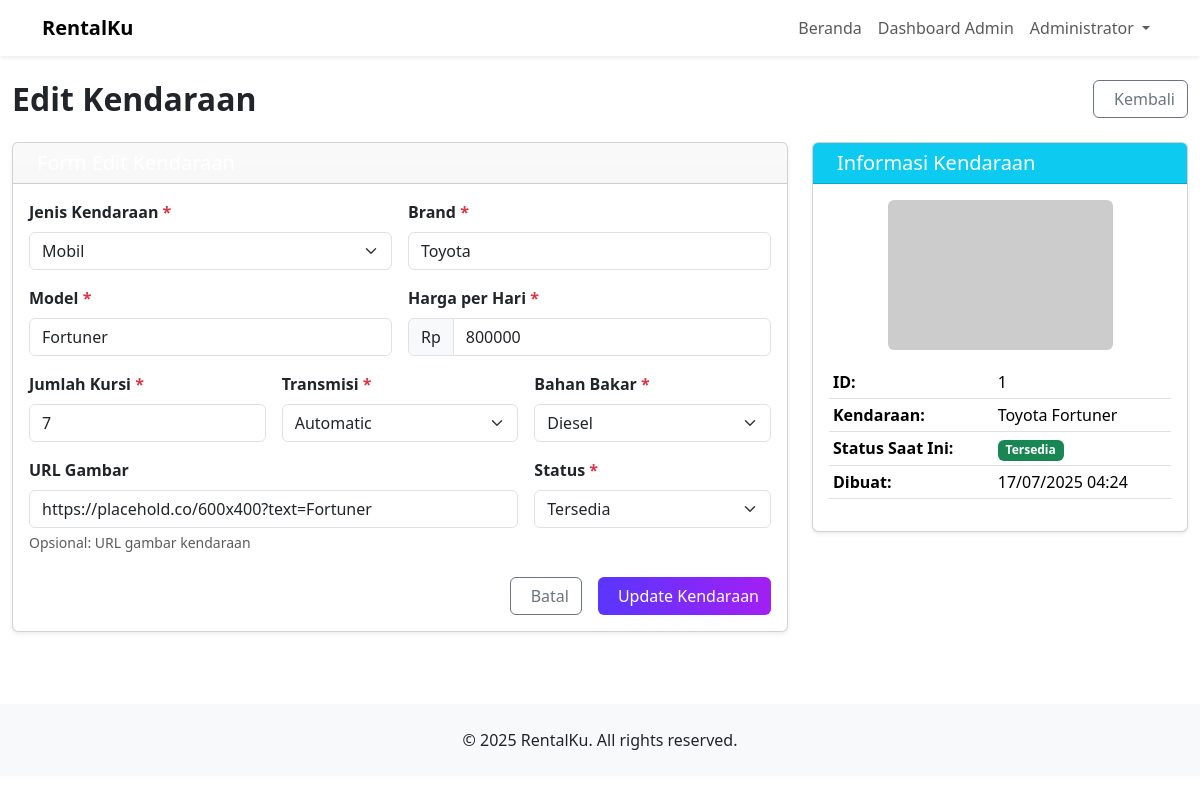
The page /src/admin/vehicles/edit.php?id=1 (signed in) on the database its author committed.
### tables this page shows
CREATE TABLE vehicles (
    id            INT UNSIGNED AUTO_INCREMENT PRIMARY KEY,
    brand         VARCHAR(100) NOT NULL,
    model         VARCHAR(100) NOT NULL,
    type_id       INT UNSIGNED NOT NULL,
    price_per_day INT UNSIGNED NOT NULL,
    seats         TINYINT      NOT NULL DEFAULT 1,
    transmission  ENUM('Manual','Automatic') DEFAULT 'Manual',
    fuel          ENUM('Bensin','Diesel','Listrik') DEFAULT 'Bensin',
    image         VARCHAR(255),
    status        ENUM('Tersedia','Disewa','Servis') DEFAULT 'Tersedia',
    created_at    TIMESTAMP DEFAULT CURRENT_TIMESTAMP,
    CONSTRAINT fk_vehicle_type
      FOREIGN KEY (type_id) REFERENCES vehicle_types(id)
);

CREATE TABLE vehicle_types (
    id        INT UNSIGNED AUTO_INCREMENT PRIMARY KEY,
    type_name VARCHAR(50) NOT NULL UNIQUE
);

### src/admin/vehicles/edit.php (the view, shortened to what this page needs)
<?php
require_once __DIR__.'/../../includes/db.php';
$id = intval($_GET['id'] ?? 0);
$stmt = $pdo->prepare("SELECT * FROM vehicles WHERE id = ?");
$stmt->execute([$id]);
$data = $stmt->fetch();
$types = $pdo->query("SELECT * FROM vehicle_types ORDER BY type_name")->fetchAll();
include_once __DIR__.'/../../includes/header.php';
?>
<div class="container-fluid py-4">
    <div class="d-flex justify-content-between align-items-center mb-4">
        <h2 class="fw-bold mb-0">Edit Kendaraan</h2>
        <a href="index.php" class="btn btn-outline-secondary">
            <i class="fas fa-arrow-left me-2"></i>Kembali
        </a>
    </div>
    <div class="row">
        <div class="col-md-8">
            <div class="card shadow-sm">
                <div class="card-header bg-gradient text-white">
                    <h5 class="card-title mb-0">
                    </h5>
                </div>
                <div class="card-body">
                    <form method="POST">
                        <div class="row g-3">
                            <div class="col-md-6">
                                <label class="form-label fw-semibold">Jenis Kendaraan <span class="text-danger">*</span></label>
                                <select name="type_id" class="form-select" required>
                                    <?php foreach ($types as $t): ?>
                                        <option value="<?= $t['id'] ?>" <?= $t['id']==$data['type_id']?'selected':''; ?>>
                                            <?= htmlspecialchars($t['type_name']) ?>
                                        </option>
                                    <?php endforeach; ?>
                                </select>
                            </div>
                            <div class="col-md-6">
                                <label class="form-label fw-semibold">Brand <span class="text-danger">*</span></label>
                                <input type="text" name="brand" value="<?= htmlspecialchars($_POST['brand'] ?? $data['brand']) ?>"
                                       class="form-control" placeholder="Contoh: Toyota, Honda" required>
                            </div>
                            <div class="col-md-6">
                                <label class="form-label fw-semibold">Model <span class="text-danger">*</span></label>
                                <input type="text" name="model" value="<?= htmlspecialchars($_POST['model'] ?? $data['model']) ?>"
                                       class="form-control" placeholder="Contoh: Avanza, Civic" required>
                            </div>
                            <div class="col-md-6">
                                <label class="form-label fw-semibold">Harga per Hari <span class="text-danger">*</span></label>
                                <div class="input-group">
                                    <span class="input-group-text">Rp</span>
                                    <input type="number" name="price_per_day"
                                           value="<?= htmlspecialchars($_POST['price_per_day'] ?? $data['price_per_day']) ?>"
                                           class="form-control" min="1" step="1000" required>
                                </div>
                            </div>
                            <div class="col-md-4">
                                <label class="form-label fw-semibold">Jumlah Kursi <span class="text-danger">*</span></label>
                                <input type="number" name="seats"
                                       value="<?= htmlspecialchars($_POST['seats'] ?? $data['seats']) ?>"
                                       class="form-control" min="1" max="50" required>
                            </div>
                            <div class="col-md-4">
                                <label class="form-label fw-semibold">Transmisi <span class="text-danger">*</span></label>
                                <select name="transmission" class="form-select" required>
                                    <option value="Automatic" <?= ($data['transmission']=='Automatic')?'selected':''; ?>>Automatic</option>
                                </select>
                            </div>
                            <div class="col-md-4">
                                <label class="form-label fw-semibold">Bahan Bakar <span class="text-danger">*</span></label>
                                <select name="fuel" class="form-select" required>
                                    <option value="Diesel" <?= ($data['fuel']=='Diesel')?'selected':''; ?>>Diesel</option>
                                </select>
                            </div>
                            <div class="col-md-8">
                                <label class="form-label fw-semibold">URL Gambar</label>
                                <input type="url" name="image" value="<?= htmlspecialchars($_POST['image'] ?? $data['image']) ?>"
                                       class="form-control" placeholder="https://example.com/image.jpg">
                                <div class="form-text">Opsional: URL gambar kendaraan</div>
                            </div>
                            <div class="col-md-4">
                                <label class="form-label fw-semibold">Status <span class="text-danger">*</span></label>
                                <select name="status" class="form-select" required>
                                    <?php foreach (['Tersedia','Disewa','Servis'] as $st): ?>
                                        <option value="<?= $st ?>" <?= ($st==$data['status'])?'selected':''; ?>><?= $st ?></option>
                                    <?php endforeach; ?>
                                </select>
                            </div>
                        </div>
                        <div class="d-grid gap-2 d-md-flex justify-content-md-end mt-4">
                            <a href="index.php" class="btn btn-outline-secondary me-md-2">
                                <i class="fas fa-times me-2"></i>Batal
                            </a>
                            <button type="submit" class="btn btn-gradient">
                                <i class="fas fa-save me-2"></i>Update Kendaraan
                            </button>
                        </div>
                    </form>
                </div>
            </div>
        </div>
        <div class="col-md-4">
            <div class="card shadow-sm">
                <div class="card-header bg-info text-white">
                    <h5 class="card-title mb-0">
                        <i class="fas fa-info-circle me-2"></i>Informasi Kendaraan
                    </h5>
                </div>
                <div class="card-body">
                    <?php if (!empty($data['image'])): ?>
                        <div class="text-center mb-3">
                            <img src="<?= htmlspecialchars($data['image']) ?>"
                                 alt="<?= htmlspecialchars($data['brand'] . ' ' . $data['model']) ?>"
                                 class="img-fluid rounded" style="max-height: 150px;"
                                 onerror="this.style.display='none'">
                        </div>
                    <?php endif; ?>
                    <table class="table table-sm">
                        <tr>
                            <td><strong>ID:</strong></td>
                            <td><?= $data['id'] ?></td>
                        </tr>
                        <tr>
                            <td><strong>Kendaraan:</strong></td>
                            <td><?= htmlspecialchars($data['brand'] . ' ' . $data['model']) ?></td>
                        </tr>
                        <tr>
                            <td><strong>Status Saat Ini:</strong></td>
                            <td>
                                <span class="badge bg-<?= $data['status']=='Tersedia'?'success':($data['status']=='Disewa'?'warning':'secondary') ?>">
                                    <?= $data['status'] ?>
                                </span>
                            </td>
                        </tr>
                        <tr>
                            <td><strong>Dibuat:</strong></td>
                            <td><?= date('d/m/Y H:i', strtotime($data['created_at'] ?? 'now')) ?></td>
                        </tr>
                    </table>
                </div>
            </div>
        </div>
    </div>
</div>
<?php include_once __DIR__.'/../../includes/footer.php'; ?>

### src/assets/css/style.css (style rules this page uses)
.text-gradient, .btn-gradient { background: linear-gradient(90deg, #5936ff, #a31ff3); background-clip: text; -webkit-background-clip: text; color: transparent; -webkit-text-fill-color: transparent; }
.btn-gradient { background: linear-gradient(90deg, #5936ff, #a31ff3) !important; color: #fff; -webkit-text-fill-color: #fff; border: none; }
::placeholder { color: #999; font-style: italic; }

### rows shown on the page
vehicles: type_id "Mobil", brand "Toyota", model "Fortuner", price_per_day "800000", seats "7", transmission "Automatic", fuel "Diesel", image "https://placehold.co/600x400?text=Fortuner", status "Tersedia", id "1", brand+model "Toyota Fortuner", created_at "17/07/2025 04:24"

### other values the page prints
$_SESSION['user']['name'] "Administrator"
